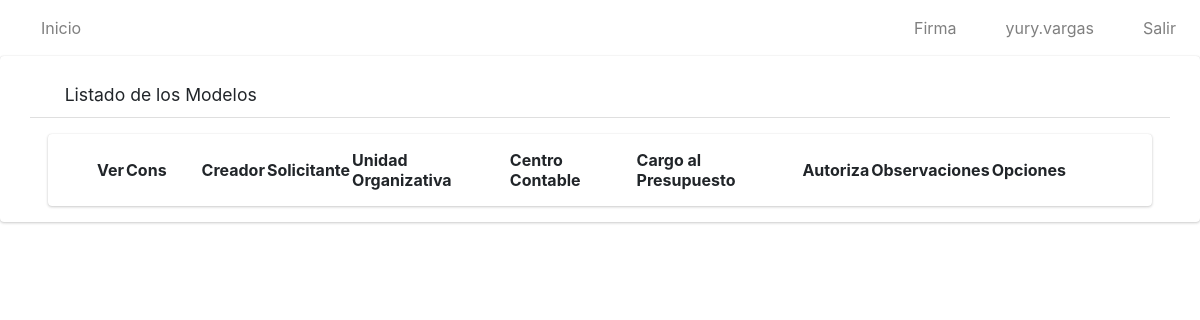
/listar_modelos/ (signed in), run on an earlier commit of the app's database.
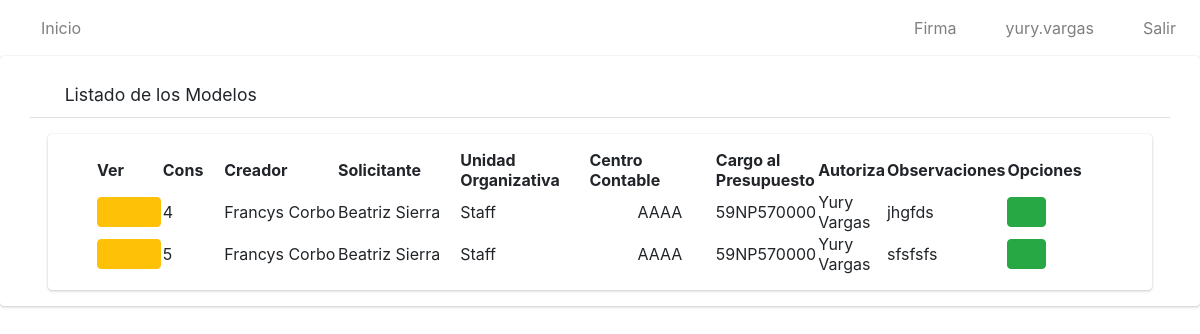
And on a later commit of the database.
### app/models.py (models this page shows, shortened)
class Modelo(models.Model):
    nombre=models.CharField(max_length=50)
    solicitante=models.CharField(max_length=50)
    unidad_organizativa=models.CharField(max_length=100)
    c_contable=models.CharField(max_length=4)
    consec=models.IntegerField()
    solicitudes=models.ManyToManyField(Solicitud)
    parleg=models.CharField(max_length=20)
    autoriza=models.CharField(max_length=50)
    cargo_presupuesto=models.CharField(max_length=20)
    observaciones = models.CharField(max_length=500)
    estado=models.CharField(max_length=10)

### app/views.py (the view)
# urls.py: path('listar_modelos/', ModeloListView.as_view(), name='listarMod'),
class ModeloListView(ListView):
    model = Modelo
    template_name = 'modelos/listar.html'
    @method_decorator(login_required)
    def dispatch(self, request, *args, **kwargs):
        return super().dispatch(request,*args,** kwargs)
    def get_context_data(self, **kwargs):
        context = super().get_context_data(**kwargs)
        lista_solicitantes=[]
        modelos=Modelo.objects.all()
        pos=0
        for i in modelos:
            pass
        context['title'] = "Listado de Solicitudes"
        context['solicitantes'] = lista_solicitantes
        context['object_list'] = Modelo.objects.all().filter(estado="ok")
        return context

### app/templates/modelos/listar.html (shortened to what this page needs)
{% extends 'base.html' %}
{% load static %}
{% block content %}
    <div class=" card card-default">
        <div class="card-header px-3 mb-3 mt-3 container">
            <h3 class="card-title">
            <i class="fas fa-search"></i>
                Listado de los Modelos
            </h3>
            </div>
        <div class="card card-body content-header mx-5 px-5">
            <table id="myTable" class="display" style="width: 100%;">
                <thead>
                    <tr>
                        <th>Ver</th>
                        <th style="width: 2cm">Cons</th>
                        <th>Creador</th>
                        <th>Solicitante</th>
                        <th>Unidad Organizativa</th>
                        <th>Centro Contable</th>
                        <th>Cargo al Presupuesto</th>
                        <th>Autoriza</th>
                        <th>Observaciones</th>
                        <th style="width: 3cm">Opciones</th>
                    </tr>
                </thead>
                <tbody>
                    {% for i in object_list %}
                    <tr>
                        <td style="width: 1cm"><a href="{% url 'solicitudModel' i.id%}" type="button" class="btn btn-warning">
                    <i class="fas fa-eye" style="width: 1cm"></i>
                </a></td>
                        <td style="width: 20px;">{{i.consec}}</td>
                        <td style="width: 150px;">{{i.nombre}}</td>
                        <td style="width: 150px;">{{i.solicitante}}</td>
                        <td style="width: 150px;">{{i.unidad_organizativa}}</td>
                        <td style="width: 150px;"><div class="pl-5">{{i.c_contable}}</div></td>
                        <td>{{i.cargo_presupuesto}}</td>
                        <td>{{i.autoriza}}</td>
                        <td>{{i.observaciones}}</td>
                        <td>
                {% if perms.app.view_modelo %}
                <a href="#" type="button" class="btn btn-success">
                    <i class="fas fa-download"></i>
                </a>
                {% endif %}
                        </td>
                    </tr>
                    {% endfor %}
                </tbody>
            </table>
        </div>
    </div>
{% endblock %}

What changed in the data, as far as the page shows it:
added Modelo: consec "4", nombre "Francys Corbo", solicitante "Beatriz Sierra", unidad_organizativa "Staff", c_contable "AAAA", cargo_presupuesto "59NP570000", autoriza "Yury Vargas", observaciones "jhgfds"
added Modelo: consec "5", nombre "Francys Corbo", solicitante "Beatriz Sierra", unidad_organizativa "Staff", c_contable "AAAA", cargo_presupuesto "59NP570000", autoriza "Yury Vargas", observaciones "sfsfsfs"
